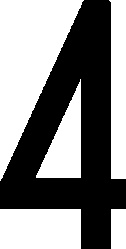
#> input picture font_model/140_4.jpg, 126 x 249 px; its folder holds only this picture in this run
$ python main.py
#> lines starting #> are read from the running program, lines starting #| are printed output that depends on the picture; after the words box and inside, x2 and y2 are one past the last pixel; in counts of white or black regions, pixels touching at a corner belong together
### generate_multi_plate.py
import numpy as np
import cv2, os, argparse
from glob import glob
from tqdm import tqdm
import matplotlib.pyplot as plt
from plate_number import letters, digits
from PIL import ImageFont
from PIL import Image, ImageDraw, ImageFont
from plate_type import PlateConfig
from plate_type import PlateType
def get_location_data(length=7, split_id=1, height=140):
    """
    获取车牌号码在底牌中的位置
    length: 车牌字符数，7或者8，7为普通车牌、8为新能源车牌
    split_id: 分割空隙
    height: 车牌高度，对应单层和双层车牌
    """
    # 字符位置
    location_xy = np.zeros((length, 4), dtype=np.int32)

    # 单层车牌高度
    if height == 140:
        # 单层车牌，y轴坐标固定
        location_xy[:, 1] = 25
        location_xy[:, 3] = 115
        # 螺栓间隔
        step_split = 34 if length == 7 else 49
        # 字符间隔
        step_font = 12 if length == 7 else 9

        # 字符宽度
        width_font = 45
        for i in range(length):
            if i == 0:
                location_xy[i, 0] = 15
            elif i == split_id:
                location_xy[i, 0] = location_xy[i - 1, 2] + step_split
            else:
                location_xy[i, 0] = location_xy[i - 1, 2] + step_font
            # 新能源车牌
            if length == 8 and i > 0:
                width_font = 43
            location_xy[i, 2] = location_xy[i, 0] + width_font
    else:
        # 双层车牌第一层
        location_xy[0, :] = [110, 15, 190, 75]
        location_xy[1, :] = [250, 15, 330, 75]

        # 第二层
        width_font = 65
        step_font = 15
        for i in range(2, length):
            location_xy[i, 1] = 90
            location_xy[i, 3] = 200
            if i == 2:
                location_xy[i, 0] = 27
            else:
                location_xy[i, 0] = location_xy[i - 1, 2] + step_font
            location_xy[i, 2] = location_xy[i, 0] + width_font

    return location_xy


def copy_to_image_multi(img, font_img, bbox, color="black"):
    """
    将字符图 font_img 贴到底图 img 的 bbox 区域，颜色支持名称字符串如 'red'、'yellow'、'white'

    :param img: 彩色底图
    :param font_img: 灰度字符图（白底黑字）
    :param bbox: 字符区域 (x1, y1, x2, y2)
    :param color: 字体颜色名 (如 'black', 'white', 'red', 'yellow')
    :return: 合成后的图像
    """

    COLOR_MAP = {
        "black": (0, 0, 0),
        "white": (0, 0, 0),
        "red":   (0, 0, 255),
        "blue":  (255, 0, 0),
        "green": (0, 255, 0),
        "yellow": (0, 255, 255),
    }

    x1, y1, x2, y2 = bbox
    font_img = cv2.resize(font_img, (x2 - x1, y2 - y1))

    img_crop = img[y1: y2, x1: x2]

    # 获取字体颜色 RGB 值，默认为黑色
    color_rgb = COLOR_MAP.get(color.lower(), (0, 0, 0))

    # 字符区域 mask
    mask = font_img < 200

    # 字体区域上色
    img_crop[mask] = color_rgb

    return img


class MultiPlateGenerator:
    def __init__(self, adr_plate_model, adr_font):
        # 车牌底板路径
#> called with adr_plate_model = 'plate_model', adr_font = 'font_model'
        self.adr_plate_model = adr_plate_model
        # 车牌字符路径
        self.adr_font = adr_font
        self.font_ch = ImageFont.truetype("./font/platech.ttf", 180, 0)  # 中文字体格式
        self.font_en = ImageFont.truetype('./font/platechar.ttf', 240, 0)  # 英文字体格式
        # 车牌字符图片，预存处理
        self.font_imgs = {}
        font_filenames = glob(os.path.join(adr_font, '*jpg'))
        for font_filename in font_filenames:
            font_img = cv2.imdecode(np.fromfile(font_filename, dtype=np.uint8), 0)
#> font_img is the input picture: shape (249, 126); min 0, max 255, mean 133.8

            if '140' in font_filename:
                font_img = cv2.resize(font_img, (45, 90))
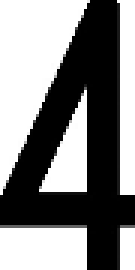
#> font_img: shape (90, 45) (shown 3 times larger); min 0, max 255, mean 132.3
            elif '220' in font_filename:
                font_img = cv2.resize(font_img, (65, 110))
            elif font_filename.split('_')[-1].split('.')[0] in letters + digits:
                font_img = cv2.resize(font_img, (43, 90))
            self.font_imgs[os.path.basename(font_filename).split('.')[0]] = font_img

        # 字符位置
        self.location_xys = {}
        for i in [7, 8]:
            for j in [1, 2, 4]:
                for k in [140, 220]:
                    self.location_xys['{}_{}_{}'.format(i, j, k)] = \
                        get_location_data(length=i, split_id=j, height=k)

    def get_char_image(self, char:str,pos:int ,cfg: PlateConfig) -> np.ndarray:
        """
        根据字符获取字体图像，优先使用缓存，没有则使用字体动态绘制。
        支持位置感知，如可根据 pos 或长度决定备用字体风格。
        """
        key = f'{cfg.plate_height}_{char}'
        if key in self.font_imgs:
            return self.font_imgs[key]

        # 新能源车牌字符特殊缓存
        if cfg.length == 8 and f'green_{char}' in self.font_imgs:
            return self.font_imgs[f'green_{char}']

        # 尝试旧逻辑 key fallback（兼容 220_up_X 之类的）
        if pos < 2 and f'220_up_{char}' in self.font_imgs:
            return self.font_imgs[f'220_up_{char}']
        if pos >= 2 and f'220_down_{char}' in self.font_imgs:
            return self.font_imgs[f'220_down_{char}']

        """
        生成刚好包住字体的灰度图像（白底黑字，无边距）
        :param char: 要绘制的中文字符
        :return: np.ndarray 灰度图
        """
        # 先创建一个临时大画布
        temp_img = Image.new("L", (500, 500), 255)
        draw = ImageDraw.Draw(temp_img)

        # 获取字符的边界框
        bbox = draw.textbbox((0, 0), char, font=self.font_ch)
        text_w = bbox[2] - bbox[0]
        text_h = bbox[3] - bbox[1]

        # 创建刚好包住字符的新画布
        tight_img = Image.new("L", (text_w, text_h), 255)
        tight_draw = ImageDraw.Draw(tight_img)

        # 在 (0, -bbox[1]) 位置绘制字符，让它刚好 fit 到画布顶端
        tight_draw.text((0, -bbox[1]), char, fill=0, font=self.font_ch)

        # return np.array(tight_img)
        # return np.array(tight_img)
        img=tight_img
        # 根据配置缩放为最终输出尺寸
        if cfg.length == 8:
            img = img.resize((43, 90))
        elif cfg.plate_height == 140:
            img = img.resize((45, 90))
        elif cfg.plate_height == 220:
            img = img.resize((65, 110))

        return np.array(img)


    # 获取字符位置
    def get_location_multi(self, plate_number, height=140):
        length = len(plate_number)
        if '警' in plate_number or '应'in plate_number:
            split_id = 1
        elif '使' in plate_number:
            split_id = 4
        else:
            split_id = 2
        return self.location_xys['{}_{}_{}'.format(length, split_id, height)]

    def generate_plate_special(self, plate_number, cfg: PlateConfig,bg=False,enhance=False):
        """
        生成特定号码、颜色车牌
        :param plate_number: 车牌号码
        :param is_double: 是否双层
        :param bg_color: 背景颜色，black/black_shi（使领馆）/blue/green_car（新能源轿车）/green_truck（新能源卡车）/white/white_army（军队）/yellow
        :param enhance: 图像增强
        :return: 车牌图
        """
        height = 220 if cfg.is_double else 140
        plate_width = 440 if len(plate_number) == 7 else 480
        # print(plate_number, height, bg_color, is_double)s
        number_xy = self.get_location_multi(plate_number, height)
        if bg==False:
            img_plate_model = np.ones((height, plate_width, 3), dtype=np.uint8) * 255
        else:
            img_plate_model = cv2.imread(cfg.bg_path)
        img_plate_model = cv2.resize(img_plate_model, (440 if len(plate_number) == 7 else 480, height))

        for i in range(len(plate_number)):
            char = plate_number[i]
            font_img = self.get_char_image(char,i,cfg)


            if enhance:
                k = np.random.randint(1, 6)
                kernel = np.ones((k, k), np.uint8)
                if np.random.random(1) > 0.5:
                    font_img = np.copy(cv2.erode(font_img, kernel, iterations=1))
                else:
                    font_img = np.copy(cv2.dilate(font_img, kernel, iterations=1))
            img_plate_model = copy_to_image_multi(img_plate_model, font_img,
                                                  number_xy[i, :], cfg.fg_color[i])
        img_plate_model = cv2.blur(img_plate_model, (3, 3))

        return img_plate_model

# [22 lines that do not run on import are left out]

### plate_number.py
"""
generate plate numbers
"""

import numpy as np
import cv2, os
from glob import glob
from typing import List
# 省份
provinces = ["京", "津", "冀", "晋", "蒙", "辽", "吉", "黑", "沪",
             "苏", "浙", "皖", "闽", "赣", "鲁", "豫", "鄂", "湘",
             "粤", "桂", "琼", "渝", "川", "贵", "云", "藏", "陕",
             "甘", "青", "宁", "新"]

# "港", "澳", "使", "领", "学", "警", "挂"]
digits = ['{}'.format(x + 1) for x in range(9)] + ['0']

# 英文，没有I、O两个字符
letters = [chr(x + ord('A')) for x in range(26) if not chr(x + ord('A')) in ['I', 'O']]
# print('letters', digits + letters)

# 随机选取
def random_select(data):
    return data[np.random.randint(len(data))]

# 蓝牌
def generate_plate_number_blue(length=7):
    plate = random_select(provinces)         # 第1位：省份
    plate += random_select(letters)          # 第2位：发牌机关代码（字母）

    # 第3-7位：车牌序号（按三种规则之一随机）
    rule_type = np.random.choice([1, 2, 3])  # 规则 a/b/c

    if rule_type == 1:
        # a) 全数字
        serial = ''.join(random_select(digits) for _ in range(length-2))
    elif rule_type == 2:
        # b) 1个字母，其余是数字
        letter_pos = np.random.randint(length-2)
        serial = ''
        for i in range(length-2):
            if i == letter_pos:
                serial += random_select(letters)
            else:
                serial += random_select(digits)
    else:
        # c) 2个字母，其余是数字
        letter_pos = sorted(np.random.choice(range(length-2), 2, replace=False))
        serial = ''
        for i in range(length-2):
            if i in letter_pos:
                serial += random_select(letters)
            else:
                serial += random_select(digits)

    plate += serial
    return plate

def generate_plate_number(st: List[str]) -> str:
    """
    生成黄牌号牌，支持自定义前缀和后缀。
    通常用于挂车、工程车、教练车等。

    :param length: 总长度（默认为7位号牌）
    :param st: 前缀字符串
    :param end: 后缀字符串
    :return: 拼接后的黄牌号
    """
    base_plate = generate_plate_number_blue(length=len(st))
    plate_chars = list(base_plate)
    for i, ch in enumerate(st):
        if ch != '*':
            plate_chars[i] = ch
    return ''.join(plate_chars)

# [5 lines left out: function board_bbox, not called in this run]

# [2 lines that do not run on import are left out]

### plate_type.py
from config import PLATE_CONFIGS
from typing import Optional
from dataclasses import dataclass
from typing import List

@dataclass
class PlateConfig:
    plate_type: str
    length: int
    bg_color: str
    bg_path:str
    fg_color: List[str]
    is_double: bool
    st: List[str]
    plate_width: int
    plate_height: int


class PlateType:
    def __init__(self, plate_type: str):
        if plate_type not in PLATE_CONFIGS:
            raise ValueError(f"不支持的车牌类型: {plate_type}")

        self.config_dict = PLATE_CONFIGS[plate_type]
        self.plate_type = plate_type

        self.len = self.config_dict["len"]
        self.bg_color = self.config_dict["bg_color"]
        self.bg_path =self.config_dict["bg_path"]
        self.fg_color = self.config_dict["fg_color"]
        self.isdouble = self.config_dict["isdouble"]
        self.st = self.config_dict["st"]
        self.plate_height = 220 if self.isdouble else 140
        self.plate_width = 440 if self.len == 7 else 480

    def get_config(self) -> PlateConfig:
        return PlateConfig(
            plate_type=self.plate_type,
            length=self.len,
            bg_color=self.bg_color,
            bg_path=self.bg_path,
            fg_color=self.fg_color,
            is_double=self.isdouble,
            st=self.st,
            plate_width=self.plate_width,
            plate_height=self.plate_height
        )

### main.py
# -*- coding: utf-8 -*-
"""
Created on 2019/4/17
File generate_license_plate
@author:ZhengYuwei
1. 产生车牌号：generate_license_plate_number
    1.1 定义车牌号中每一位车牌元素：license_plate_elements
    2.1 产生车牌号标签：针对特定类型的车牌，从车牌元素中选择元素组成车牌号
2 为车牌号产生车牌号图形：generate_chars_image
3. 产生车牌底牌图片：generate_plate_template
4. 加扰动元素进行数据增强，拼装底牌和车牌号图片： augment_image
4. 保存图片
"""
import cv2
import os
import sys
import datetime
from generate_multi_plate import MultiPlateGenerator
from plate_number import generate_plate_number
from plate_type import PlateType
from augment_image import ImageAugmentation
import matplotlib.pyplot as plt

license_generator = MultiPlateGenerator('plate_model', 'font_model')
class LicensePlateGenerator(object):

    @staticmethod
    def generate_license_plate_images(plate_type, batch_size, save_path, shift_index=0,zq=True):
        """ 生成特定数量的、指定车牌类型的车牌图片，并保存到指定目录下
        :param plate_type: 车牌类型
        :param batch_size: 车牌号数量
        :param save_path: txt文件根目录
        :param shift_index: 图片名称保存的前缀偏移量
        :return:
        """
        sys.stdout.write('\r>> 生成车牌号图片...')
        sys.stdout.flush()
        if batch_size==0:
            return
        # 生成车牌号
        pt = PlateType(plate_type)
        cfg = pt.get_config()
        plate_nums = [generate_plate_number(cfg.st) for _ in range(batch_size)]

        # 生成车牌号图片：白底黑字
        plate_images = []
        for plate in plate_nums:
            img = license_generator.generate_plate_special(plate,cfg,bg=not zq)
#> the loop in generate_plate_special, `for i in range(len(plate_number)):` made 7 passes
#> (bbox in get_char_image, text_w in get_char_image, text_h in get_char_image, x1 in copy_to_image_multi, y1 in copy_to_image_multi, x2 in copy_to_image_multi, y2 in copy_to_image_multi) on passes 1 to 7: ((0, 41, 108, 200), 108, 159, 110, 15, 190, 75), ((0, 37, 125, 168), 125, 131, 250, 15, 330, 75), ((0, 37, 139, 168), 139, 131, 27, 90, 92, 200), ((0, 37, 115, 168), 115, 131, 107, 90, 172, 200), ((0, 35, 115, 171), 115, 136, 187, 90, 252, 200), ((0, 35, 115, 171), 115, 136, 267, 90, 332, 200), ((0, 37, 115, 168), 115, 131, 347, 90, 412, 200)
#> pass 1, in get_char_image, `img=tight_img`:
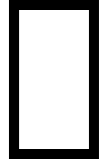
#> img: PIL image 108x159 L; min 0, max 255, mean 186.7
#> pass 1, in get_char_image, `img = img.resize((65, 110))`:
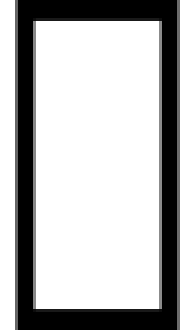
#> img: PIL image 65x110 L (shown 3 times larger); min 0, max 255, mean 186.8
#> after the loop in generate_plate_special, `for i in range(len(plate_number)):`:
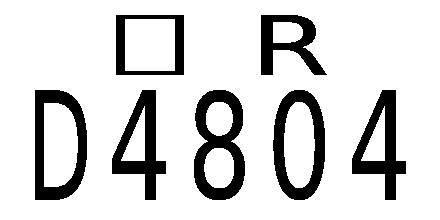
#> img_plate_model: shape (220, 440, 3); 83.4% white; 7 black regions, largest, box (x1, y1, x2, y2) and area: (194, 90, 245, 200) 2866, (35, 90, 87, 200) 2620, (273, 90, 325, 200) 2533
#> in generate_plate_special, `img_plate_model = cv2.blur(img_plate_model, (3, 3))`:
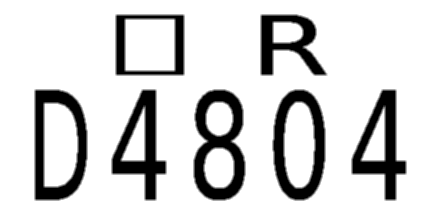
#> img_plate_model: shape (220, 440, 3); min 0, max 255, mean 212.6
            plate_images.append(img)

        license_template_generator = cv2.imread(cfg.bg_path)
#> (the run stopped early here; a loop or call above may not have finished)
